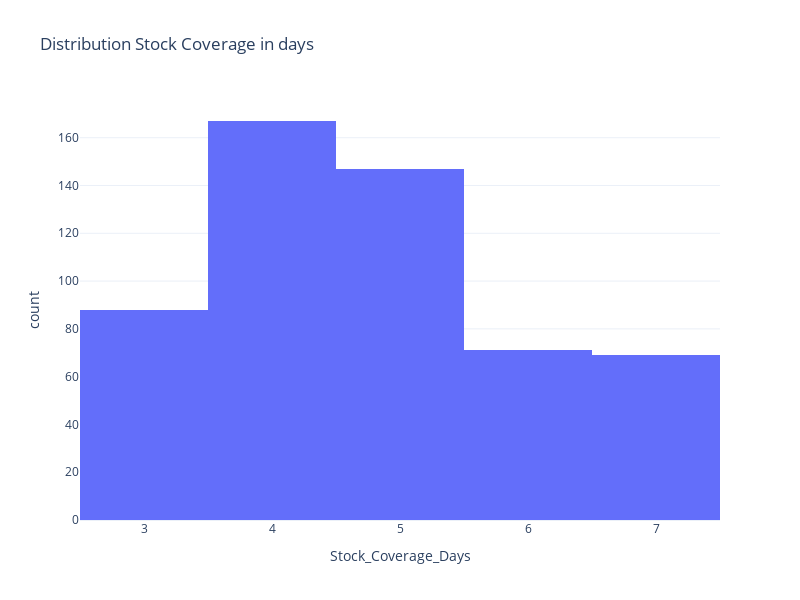

Write notebook code for a chart like this one.
### Code cell
# Visual: Histogram of 'Stock_Coverage_Days' to show the distribution
fig = px.histogram(df.query('Stock_Coverage_Days < 8'), 'Stock_Coverage_Days', title='Distribution Stock Coverage in days')
fig.show()

### Figure 1 — Plotly figure (JSON) as saved in the notebook; plotly's stock layout.template omitted (floating-point values rounded to 4 significant figures; data arrays with more than 128 entries replaced by an {"elided": "..."} marker saying what was removed)
{"data": [{"bingroup": "x", "hovertemplate": "Stock_Coverage_Days=%{x}<br>count=%{y}<extra></extra>", "legendgroup": "", "marker": {"color": "#636efa", "pattern": {"shape": ""}}, "name": "", "orientation": "v", "showlegend": false, "type": "histogram", "x": {"elided": "542 int values"}, "xaxis": "x", "yaxis": "y"}], "layout": {"barmode": "relative", "height": 600, "legend": {"tracegroupgap": 0}, "title": {"text": "Distribution Stock Coverage in days"}, "width": 800, "xaxis": {"anchor": "y", "domain": [0, 1], "title": {"text": "Stock_Coverage_Days"}}, "yaxis": {"anchor": "x", "domain": [0, 1], "title": {"text": "count"}}}}
